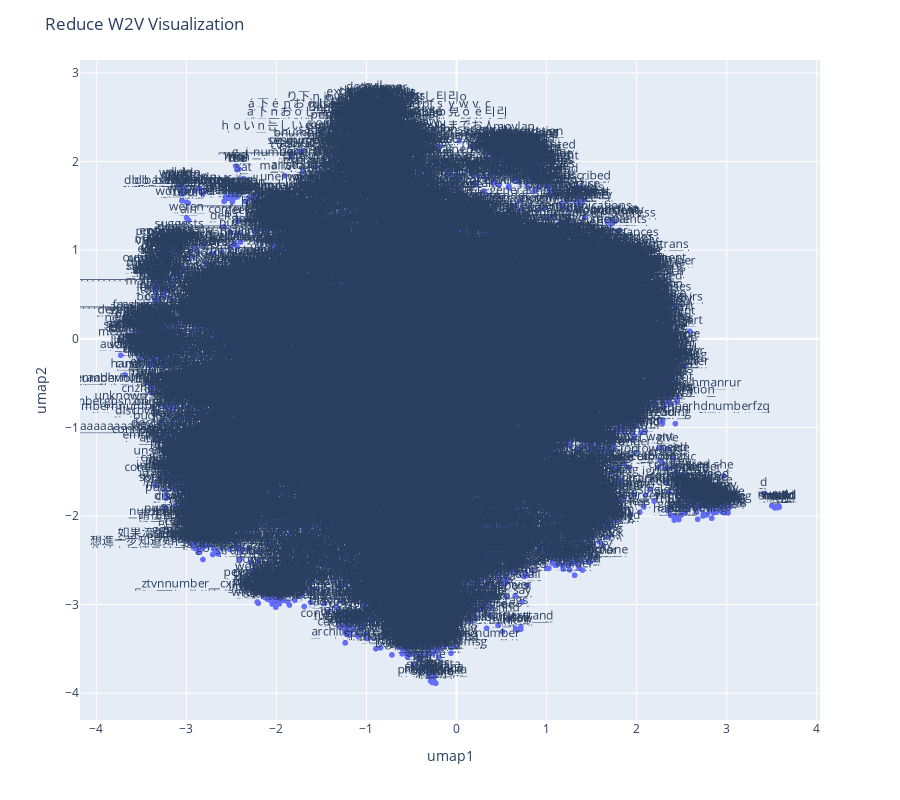

Source (notebook cell):
### Code cell
fig = px.scatter(df, x="umap1", y="umap2", text="email")
fig.update_traces(textposition='top center')
fig.update_layout(
    height=800,
    title_text="Reduce W2V Visualization"
)
fig.show()

### Figure 1 — Plotly figure (JSON) as saved in the notebook; plotly's stock layout.template omitted (floating-point values rounded to 4 significant figures; data arrays with more than 128 entries replaced by an {"elided": "..."} marker saying what was removed)
{"data": [{"hovertemplate": "umap1=%{x}<br>umap2=%{y}<br>email=%{text}<extra></extra>", "legendgroup": "", "marker": {"color": "#636efa", "symbol": "circle"}, "mode": "markers+text", "name": "", "showlegend": false, "text": {"elided": "13593 str values"}, "textposition": "top center", "type": "scattergl", "x": {"elided": "13593 float values"}, "xaxis": "x", "y": {"elided": "13593 float values"}, "yaxis": "y"}], "layout": {"height": 800, "legend": {"tracegroupgap": 0}, "margin": {"t": 60}, "title": {"text": "Reduce W2V Visualization"}, "xaxis": {"anchor": "y", "domain": [0, 1], "title": {"text": "umap1"}}, "yaxis": {"anchor": "x", "domain": [0, 1], "title": {"text": "umap2"}}}}
